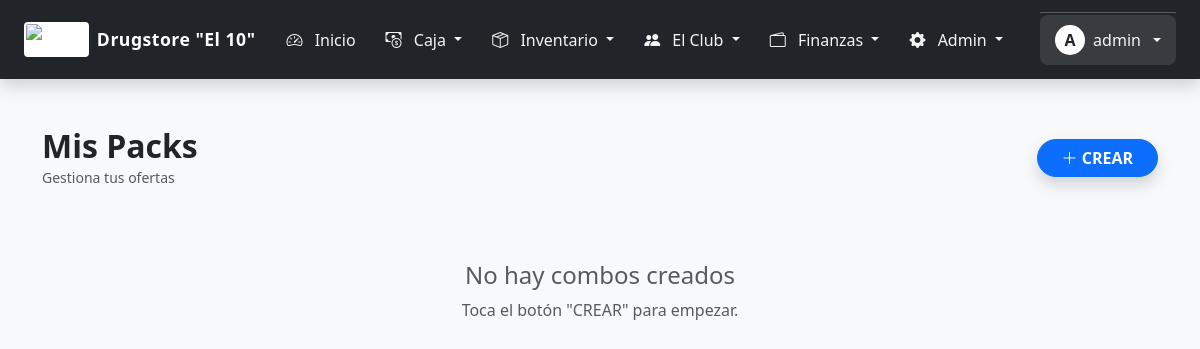
The page /combos.php (signed in) on the database as committed earlier.
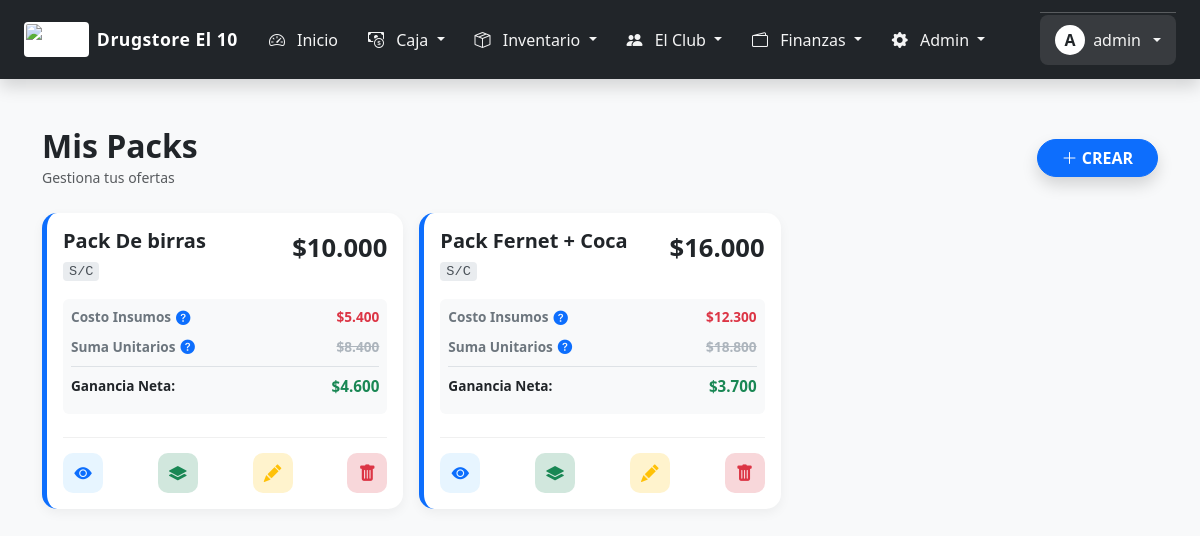
The same page on the database as committed later.
### tables this page shows
CREATE TABLE `combos` (
  `id` int(11) NOT NULL,
  `nombre` varchar(100) DEFAULT NULL,
  `precio` decimal(10,2) DEFAULT NULL,
  `codigo_barras` varchar(50) DEFAULT NULL,
  `activo` tinyint(1) DEFAULT 1
);

### combos.php (the view, shortened to what the changed rows need)
<?php
require_once 'includes/db.php';
$combos = $conexion->query("SELECT * FROM combos WHERE activo=1 ORDER BY id DESC")->fetchAll(PDO::FETCH_ASSOC);
$recetas_data = [];
foreach($combos as $c) {
    $items = $conexion->query("SELECT ci.id, ci.cantidad, p.descripcion, p.precio_costo, p.precio_venta
                               FROM combo_items ci
                               JOIN productos p ON ci.id_producto = p.id
                               WHERE ci.id_combo = ".$c['id'])->fetchAll(PDO::FETCH_ASSOC);
    $costo_total = 0;
    $precio_regular_total = 0;
    foreach($items as $i) {
        $costo_total += ($i['precio_costo'] * $i['cantidad']);
        $precio_regular_total += ($i['precio_venta'] * $i['cantidad']);
    }
    $recetas_data[$c['id']] = [
        'items' => $items,
        'costo' => $costo_total,
        'precio_regular' => $precio_regular_total,
        'ganancia' => $c['precio'] - $costo_total
    ];
}
?>
<!DOCTYPE html>
<html lang="es">
<head>
    <link href="https://cdn.jsdelivr.net/npm/bootstrap@5.3.0/dist/css/bootstrap.min.css" rel="stylesheet">
    <link rel="stylesheet" href="https://cdn.jsdelivr.net/npm/bootstrap-icons@1.10.0/font/bootstrap-icons.css">
    <link href="https://cdn.jsdelivr.net/npm/select2@4.1.0-rc.0/dist/css/select2.min.css" rel="stylesheet" />
    <link rel="stylesheet" href="https://cdn.jsdelivr.net/npm/select2-bootstrap-5-theme@1.3.0/dist/select2-bootstrap-5-theme.min.css" />
</head>
<body>
    <?php include 'includes/menu.php'; ?>
    <div class="container pt-4">
        <div class="d-flex justify-content-between align-items-center mb-4">
            <div>
                <h2 class="fw-bold m-0 text-dark">Mis Packs</h2>
            </div>
        </div>
        <div class="row g-3">
            <?php if(empty($combos)): ?>
                <div class="col-12 text-center text-muted py-5">
                    <h4>No hay combos creados</h4>
                    <p>Toca el botón "CREAR" para empezar.</p>
                </div>
            <?php endif; ?>
            <?php foreach($combos as $c):
                $data = $recetas_data[$c['id']] ?? ['items'=>[], 'ganancia'=>0, 'costo'=>0, 'precio_regular'=>0];
            ?>
            <div class="col-12 col-md-6 col-lg-4">
                <div class="card-combo p-3 h-100 d-flex flex-column justify-content-between">
                    <div>
                        <div class="d-flex justify-content-between align-items-start mb-3">
                            <div style="overflow: hidden;">
                                <h5 class="fw-bold mb-1 text-dark text-truncate"><?php echo $c['nombre']; ?></h5>
                                <span class="combo-code"><?php echo $c['codigo_barras'] ?: 'S/C'; ?></span>
                            </div>
                            <div class="text-end">
                                <div class="combo-price">$<?php echo number_format($c['precio'],0,',','.'); ?></div>
                            </div>
                        </div>
                        <div class="bg-light rounded p-2 mb-2">
                            <div class="data-row">
                                <span class="label-data">
                                    Costo Insumos
                                    <i class="bi bi-question-circle-fill btn-help" onclick='explicarCosto(<?php echo $c['id']; ?>, "<?php echo htmlspecialchars($c['nombre']); ?>")'></i>
                                </span>
                                <span class="val-data val-costo">$<?php echo number_format($data['costo'], 0, ',', '.'); ?></span>
                            </div>
                            <div class="data-row">
                                <span class="label-data">
                                    Suma Unitarios
                                    <i class="bi bi-question-circle-fill btn-help" onclick='explicarRegular(<?php echo $c['id']; ?>, "<?php echo htmlspecialchars($c['nombre']); ?>")'></i>
                                </span>
                                <span class="val-data val-regular">$<?php echo number_format($data['precio_regular'], 0, ',', '.'); ?></span>
                            </div>
                            <div class="data-row border-top pt-2 mt-1">
                                <span class="label-data text-dark">Ganancia Neta:</span>
                                <span class="val-data val-ganancia">$<?php echo number_format($data['ganancia'], 0, ',', '.'); ?></span>
                            </div>
                        </div>
                    </div>
                    <div class="action-bar">
                        <button class="btn-icon btn-view" onclick='verDetalle(<?php echo $c['id']; ?>, "<?php echo htmlspecialchars($c['nombre']); ?>")' title="Ver Contenido">
                            <i class="bi bi-eye-fill"></i>
                        </button>
                        <button class="btn-icon btn-build" onclick='armarReceta(<?php echo $c['id']; ?>, "<?php echo htmlspecialchars($c['nombre']); ?>")' title="Agregar Productos">
                            <i class="bi bi-layers-fill"></i>
                        </button>
                        <button class="btn-icon btn-edit" onclick='editarPack(<?php echo $c['id']; ?>, "<?php echo htmlspecialchars($c['nombre']); ?>", "<?php echo $c['precio']; ?>")' title="Editar Nombre/Precio">
                            <i class="bi bi-pencil-fill"></i>
                        </button>
                        <button class="btn-icon btn-del" onclick="borrarPack(<?php echo $c['id']; ?>)" title="Eliminar">
                            <i class="bi bi-trash-fill"></i>
                        </button>
                    </div>
                </div>
            </div>
            <?php endforeach; ?>
        </div>
    </div>
</body>
</html>

### menu.php (shortened to what the changed rows need)
<?php
$nombre_negocio = 'SISTEMA KIOSCO';
$logo_url = '';
if (isset($conexion)) {
    try {
        $stmt = $conexion->query("SELECT * FROM configuracion WHERE id=1");
        if ($stmt) {
            $conf = $stmt->fetch(PDO::FETCH_ASSOC);
            $conf = (is_object($conf)) ? (array)$conf : $conf;
            if ($conf) {
                $nombre_negocio = $conf['nombre_negocio'] ?? $nombre_negocio;
                $logo_url = $conf['logo_url'] ?? $logo_url;
            }
        }
    } catch (Exception $e) { }
}
?>
<nav class="navbar navbar-expand-lg navbar-dark navbar-custom sticky-top mb-4 shadow">
    <div class="container-fluid px-3 px-lg-4"> <a class="navbar-brand d-flex align-items-center" href="dashboard.php">
            <?php if(!empty($logo_url)): ?>
                <img src="<?php echo $logo_url; ?>" class="logo-menu" alt="Logo">
            <?php else: ?>
                <i class="bi bi-shop-window me-2 fs-4"></i>
            <?php endif; ?>
            <span><?php echo $nombre_negocio; ?></span>
        </a>
    </div>
</nav>

Rows that differ between the two databases and show on the page:
added combos: nombre "Pack De birras", codigo_barras "S/C", precio "10.000", id "5.400", id "8.400", id "4.600"
added combos: nombre "Pack Fernet + Coca", codigo_barras "S/C", precio "16.000", id "12.300", id "18.800", id "3.700"
Other text that changed with them:
$nombre_negocio: "Drugstore \"El 10\"" → "Drugstore El 10"
text no longer shown: "No hay combos creados Toca el botón \"CREAR\" para empezar."
